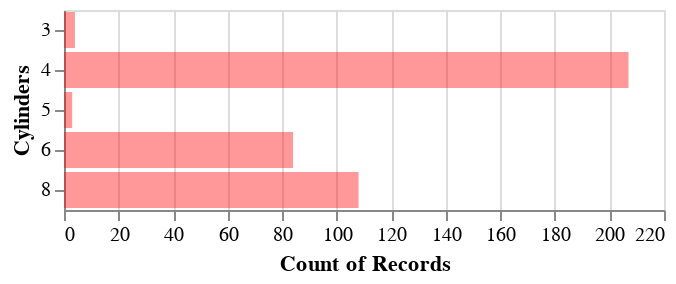

Notebook cell for this chart:
### Markdown cell above
The `bar` mark is used for bar charts and histograms. The `mark_type()` methods also accept keyword arguments to customize the marks:

### Code cell
alt.Chart(cars).mark_bar(color='red', opacity=0.4).encode(
    x="count(*)",
    y="Cylinders:O"
)

### Figure 1 — Vega-Lite specification as saved in the notebook (floating-point values rounded to 4 significant figures; data arrays with more than 128 entries replaced by an {"elided": "..."} marker saying what was removed)
{"$schema": "https://vega.github.io/schema/vega-lite/v1.2.1.json", "config": {"mark": {"color": "red", "opacity": 0.4}}, "data": {"values": {"elided": "406 records"}}, "encoding": {"x": {"aggregate": "count", "field": "*"}, "y": {"field": "Cylinders", "type": "ordinal"}}, "mark": "bar"}
